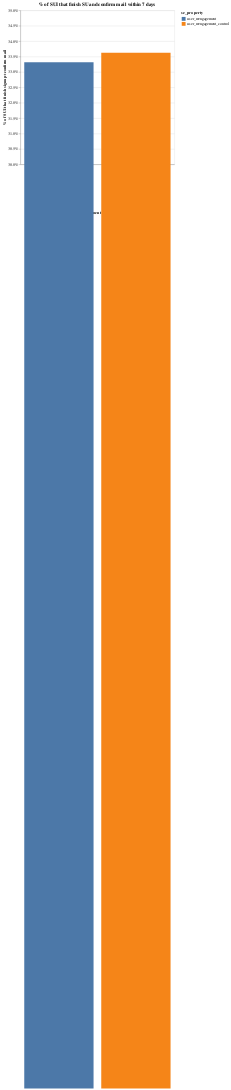

Here is the notebook cell this chart was saved with:
### Markdown cell above
Re-engagement might take time to take effect. Let's consider % SUI to SU+mail within 7 days by effectively dropping all obs from the last week.

### Code cell
from datetime import datetime, timedelta

df = pd.read_csv("user_reengagement.csv")

# keep only first screen.
df = df.loc[df["step"] == "signup-start", :]

# go down to unique level for each event and keep only the first event for each user.
df["rn"] = (
    df.sort_values(["created"], ascending=[True]).groupby("rank_column").cumcount()
)
df = df.loc[df["rn"] == 0, :]

# drop samples before June 10th.
df["day"] = pd.to_datetime(df["created"]).dt.date
df = df.loc[df["day"] >= pd.to_datetime("2020-06-10"), :]
# drop customers that are too young
df = df.loc[pd.to_datetime(df["created"]) < datetime.today() - timedelta(days=7), :]

# drop users that were already customers.
df = df.loc[
    (pd.to_datetime(df["user_created"]) >= pd.to_datetime("2020-06-10"))
    | (df["user_created"].isna() == True),
    :,
]

# code up conversion within 7 days.
df["su_diff"] = (
    pd.to_datetime(df["user_created"]) - pd.to_datetime(df["created"])
).dt.days
df["mail_diff"] = (
    pd.to_datetime(df["email_confirmation_completed"]) - pd.to_datetime(df["created"])
).dt.days

df["su_mail"] = 0
df.loc[(df["su_diff"] <= 7) & (df["mail_diff"] <= 7), "su_mail"] = 1

# check conversion.
df = df.groupby(["se_property", "rank_column"])["su_mail"].agg("max").reset_index()
df = df.groupby(["se_property"])["su_mail"].agg("mean").reset_index()

alt.Chart(df).mark_bar().encode(
    x=alt.X("se_property", axis=alt.Axis(title="Treatment group")),
    y=alt.Y(
        "su_mail:Q",
        axis=alt.Axis(title="% of SUI that finish signup+confirm mail", format="%"),
        scale=alt.Scale(domain=(0.30, 0.35)),
    ),
    color="se_property:N",
).properties(
    width=400,
    height=400,
    title="% of SUI that finish SU and confirm mail within 7 days",
)

### Figure 1 — Vega-Lite specification as saved in the notebook (floating-point values rounded to 4 significant figures)
{"config": {"view": {"continuousWidth": 400, "continuousHeight": 300}}, "data": {"name": "data-dbe8657cd8d177651b0e6e64b0a917ea"}, "mark": "bar", "encoding": {"color": {"type": "nominal", "field": "se_property"}, "x": {"type": "nominal", "axis": {"title": "Treatment group"}, "field": "se_property"}, "y": {"type": "quantitative", "axis": {"format": "%", "title": "% of SUI that finish signup+confirm mail"}, "field": "su_mail", "scale": {"domain": [0.3, 0.35]}}}, "height": 400, "title": "% of SUI that finish SU and confirm mail within 7 days", "width": 400, "$schema": "https://vega.github.io/schema/vega-lite/v4.0.2.json", "datasets": {"data-dbe8657cd8d177651b0e6e64b0a917ea": [{"se_property": "user_reengagement", "su_mail": 0.3332}, {"se_property": "user_reengagement_control", "su_mail": 0.3362}]}}
